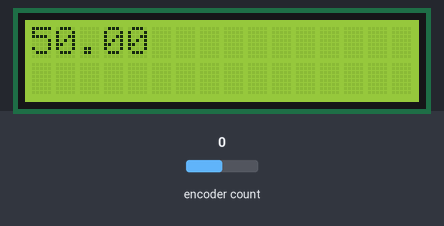
A sketch run on a simulated Arduino Uno, built with avr-gcc and run on an emulated ATmega328P. On the bench: 16×2 character LCD. Inputs (shaded band) come from the test bench; at power-on: encoder count 0. What the sketch prints to the serial monitor is not drawn.

Above: at 1.2 s.
1.3 s: encoder count set to 1
At 2.5 s:
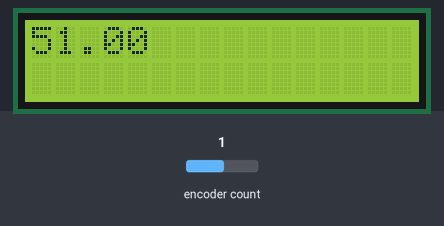
4.3 s: encoder count set to 2
At 5.1 s:
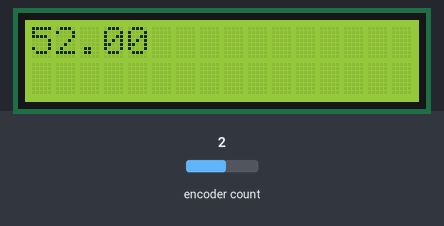
7.3 s: encoder count set to 3
At 7.7 s:
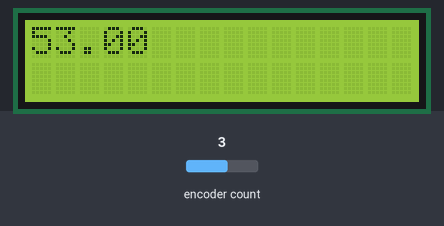
Timing chart, 0 to 10.3 s (numbered marks = the images above; inputs shaded):
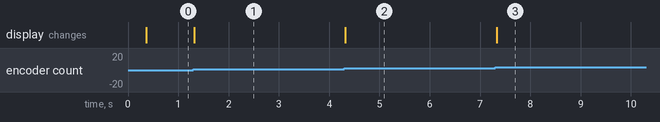

The sketch:

encoder.ino
```cpp
#include <Encoder.h>
#include <LiquidCrystal_I2C.h>

LiquidCrystal_I2C lcd(0x27,16,2);
const int clk=2;
const int dt=3;
long altePosition=0;
float humSollInit=50;
float encData=0;

Encoder myEncoder(dt,clk);

void setup() {
  // put your setup code here, to run once:
  Serial.begin(9600);
  lcd.init();
  lcd.backlight();
  lcd.setCursor(0,0);
  lcd.print("Luft-Befeuchter");
  lcd.setCursor(0,1);
  lcd.print("wird gestartet");

}

void loop() {
  long neuePosition=myEncoder.read();
  if(neuePosition!=altePosition) {
    altePosition=neuePosition;
    Serial.println(neuePosition);
    encData=neuePosition/4;
  }
  float humSoll=humSollInit+encData;
  if(humSoll<0){
    humSoll=0;
    myEncoder.write(-200);
  }
  if(humSoll>100){
    humSoll=100;
    myEncoder.write(200);
  }
  lcd.clear();
  lcd.print(humSoll);
  // put your main code here, to run repeatedly:

}
```

Measured:
- after the input at 1.3 s, the display: changes at once (image 1)
- after the input at 4.3 s, the display: changes at once (image 2)
- after the input at 7.3 s, the display: changes at once (image 3)
